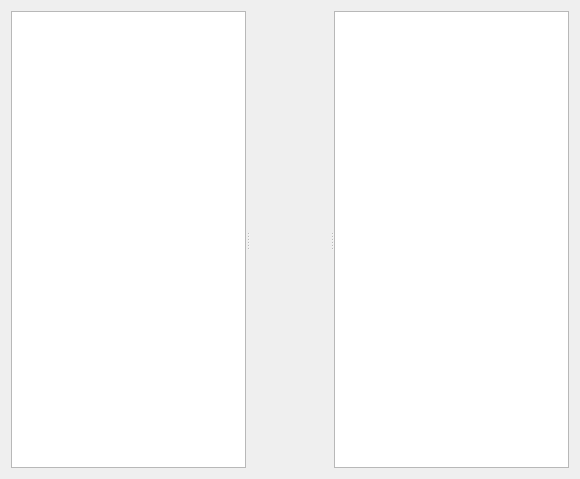
<?xml version="1.0" encoding="UTF-8"?>
<ui version="4.0">
 <class>DiffWIdget</class>
 <widget class="QWidget" name="DiffWIdget">
  <property name="geometry">
   <rect>
    <x>0</x>
    <y>0</y>
    <width>580</width>
    <height>479</height>
   </rect>
  </property>
  <layout class="QVBoxLayout" name="verticalLayout_3">
   <item>
    <widget class="QSplitter" name="splitter">
     <property name="orientation">
      <enum>Qt::Horizontal</enum>
     </property>
     <widget class="CodeEditor" name="leftCodeEditor">
      <property name="contextMenuPolicy">
       <enum>Qt::CustomContextMenu</enum>
      </property>
      <property name="lineWrapMode">
       <enum>QPlainTextEdit::NoWrap</enum>
      </property>
      <property name="readOnly">
       <bool>true</bool>
      </property>
     </widget>
     <widget class="SegmentConnector" name="segmentConnector" native="true">
      <property name="minimumSize">
       <size>
        <width>80</width>
        <height>0</height>
       </size>
      </property>
      <property name="maximumSize">
       <size>
        <width>80</width>
        <height>16777215</height>
       </size>
      </property>
     </widget>
     <widget class="CodeEditor" name="rightCodeEditor">
      <property name="contextMenuPolicy">
       <enum>Qt::CustomContextMenu</enum>
      </property>
      <property name="lineWrapMode">
       <enum>QPlainTextEdit::NoWrap</enum>
      </property>
      <property name="readOnly">
       <bool>true</bool>
      </property>
     </widget>
    </widget>
   </item>
  </layout>
 </widget>
 <customwidgets>
  <customwidget>
   <class>CodeEditor</class>
   <extends>QPlainTextEdit</extends>
   <header location="global">widgets/codeeditor.h</header>
  </customwidget>
  <customwidget>
   <class>SegmentConnector</class>
   <extends>QWidget</extends>
   <header>widgets/segmentconnector.h</header>
   <container>1</container>
  </customwidget>
 </customwidgets>
 <resources/>
 <connections/>
</ui>
